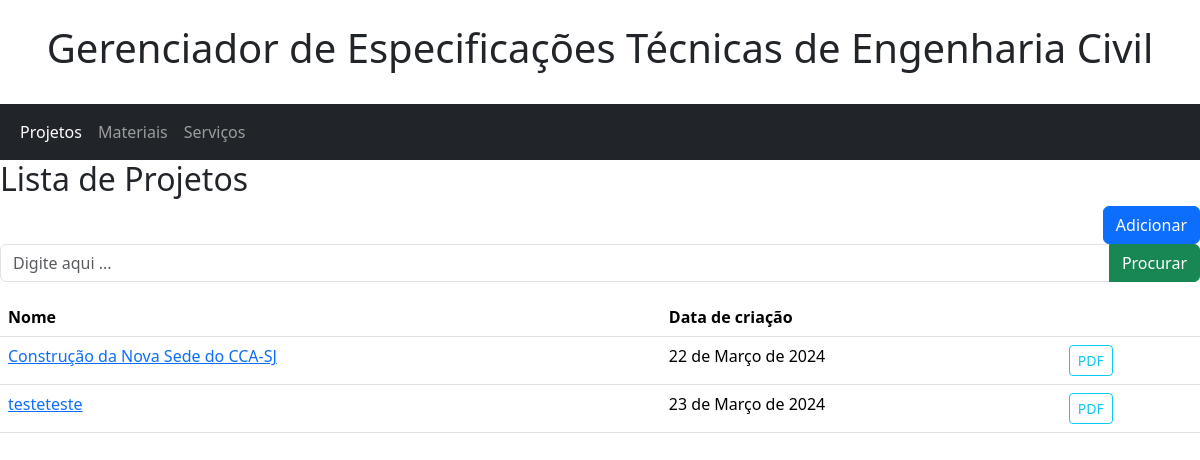
The app's page /projeto/ (signed in) with its own data.
### app_gerenciador/models.py (models this page shows, shortened)
class Projeto(models.Model):
    nome = models.CharField(
        max_length=100,
        verbose_name='Nome do projeto'
    )
    descricao = models.TextField(
        verbose_name='Descrição'
    )
    dt_criacao = models.DateField(
        verbose_name='Data de criação'
    )
    lista_de_materiais = models.ManyToManyField(
        Material,
        verbose_name='Lista de materiais'
    )
    lista_de_servicos = models.ManyToManyField(
        Servico,
        verbose_name='Lista de codigo de serviços',
    )
    class Meta:
        verbose_name_plural = "Projetos"

### app_gerenciador/views/projeto.py (the view)
@method_decorator(login_required(login_url='/auth/login/'), name='dispatch')
class ProjetoListView(ListView):
    model =Projeto
    template_name = 'projeto/list.html'
    paginate_by = 10
    paginator_class = Paginator
    def get_queryset(self):
        result = super().get_queryset().order_by('dt_criacao')
        search = self.request.GET.get('search', None)
        if search:
            result = result.filter(Q(nome__icontains=search))
        return result
    def get_context_data(self, **kwargs: Any) -> dict[str, Any]:
        context =  super().get_context_data(**kwargs)
        context['search'] = self.request.GET.get('search', None)
        return context

### app_gerenciador/templates/projeto/list.html
{% extends "home.html" %}
{% block content %}
<h2> Lista de Projetos </h2>
<div style="float: right;">
  <button type="submit" class="btn btn-primary" onclick="location.href = '{% url 'projeto_adicionar' %}'"> Adicionar </button>
</div>
<form>
  <div class="input-group mb-3">
    <input type="text" class="form-control" placeholder="Digite aqui ..." name="search" value="{{ search | default_if_none:'' }}">
    <button class="btn btn-success" type="submit"> Procurar </button>
  </div>
</form>
<table class="table table-hover">
  <thead>
    <tr>
      <th>Nome</th>
      <th>Data de criação</th>
      <th> </th>
    </tr>
  </thead>
  <tbody>
      {% for projeto in object_list %}
      <tr>
          <td> <a href="{% url 'projeto_editar' pk=projeto.id %}"> {{ projeto.nome }} </a> </td>
          <td> {{ projeto.dt_criacao }} </td>
          <td> <button type="submit" class="btn btn-outline-info btn-sm" onclick="window.open('{% url 'report_pdf' pk=projeto.id %}','_blank')"> PDF </button> </td>
        </tr>
      {% endfor %}
  </tbody>
</table>
{% endblock content %}

### records on screen
Projeto: nome "Construção da Nova Sede do CCA-SJ", dt_criacao "22 de Março de 2024"
Projeto: nome "testeteste", dt_criacao "23 de Março de 2024"
